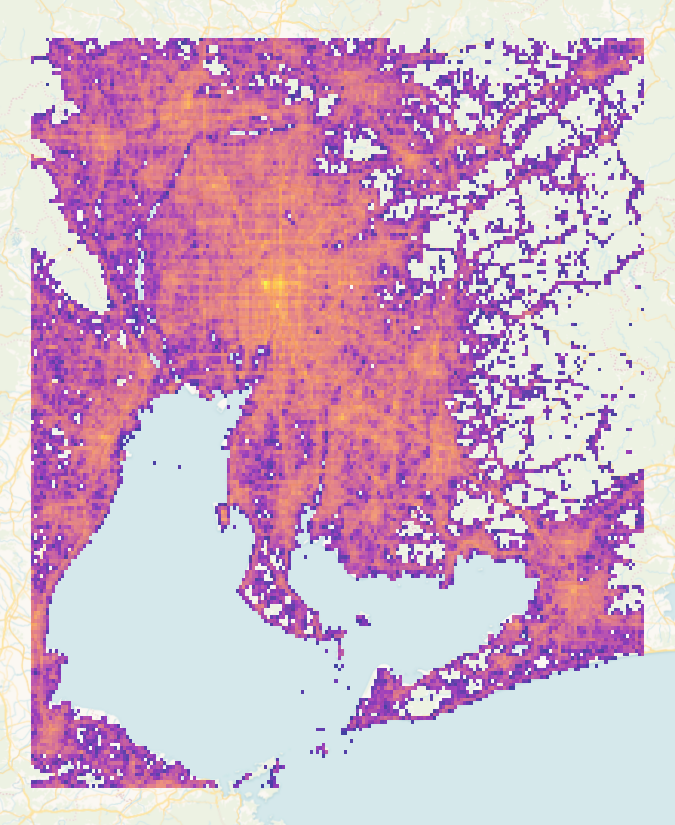
#> input picture figures/activity_count_log_on_map_2449.png, 675 x 825 px, given in place of large.png, which was not available
$ jupyter execute --allow-errors generate_grid.ipynb
#> lines starting #> are read from the running program, lines starting #| are printed output that depends on the picture; after the words box and inside, x2 and y2 are one past the last pixel; in counts of white or black regions, pixels touching at a corner belong together; pictures that were not available may be replaced by others from this repository, and a replacement may not be noted
[cell 1]
from pathlib import Path

import cv2
import geopandas as gpd
import matplotlib.pyplot as plt
import numpy as np
import osmnx as ox
import yaml
from shapely import Point, Polygon

ox.settings.use_cache = True
ox.settings.log_console = False

#> (the rest of this cell did not finish here and is left out)

[cell 2]
CRS = 2449  # Japan Plane Rectangular CS VII

rx = 500
ry = 500
STRETCH = True

[cell 3]
stretch_suffix = "unstretched"
if STRETCH:
    stretch_suffix = ""
path = f"../figures/{CRS}/{stretch_suffix}"
Path(path).mkdir(parents=True, exist_ok=True)

#> (a cell that did not finish here is left out)

#> (a cell that did not finish here is left out)

#> (a cell that did not finish here is left out)

#> (a cell that did not finish here is left out)

#> (a cell that did not finish here is left out)

[cell 9]
# based on https://stackoverflow.com/a/18075751/4737417
large_image = cv2.imread(f"{path}/large.png")
#> large_image is the input picture: shape (825, 675, 3); mean B, G, R 197.2, 172.4, 207.9
small_image = cv2.imread("../figures/activity_cut_200.png")
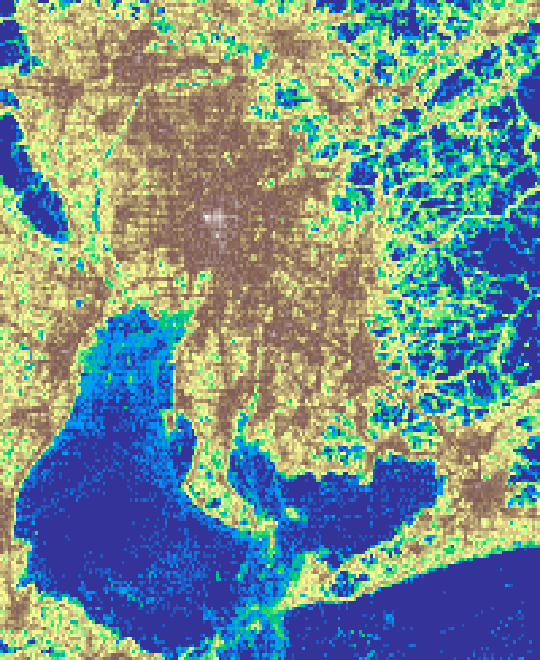
#> input picture figures/activity_terrain_2449.png, 540 x 660 px, given in place of activity_cut_200.png, which was not available
#> small_image is the input picture: shape (660, 540, 3); mean B, G, R 140.9, 144.4, 117.6
result_a = cv2.matchTemplate(large_image, small_image, cv2.TM_CCOEFF_NORMED)
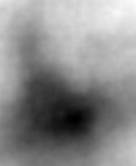
#> result_a: shape (166, 136) float32; min -0.135, max 0.0301, mean -0.0453; drawn with min black and max white
print(np.unravel_index(result_a.argmax(), result_a.shape))
#| (0, 135)


bg = large_image.copy()
method = cv2.TM_SQDIFF_NORMED
result = cv2.matchTemplate(small_image, bg, method)
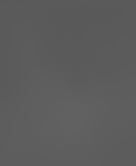
#> result: shape (166, 136) float32; min 0.351, max 0.384, mean 0.364

# We want the minimum squared difference
mn, _, mnLoc, _ = cv2.minMaxLoc(result)
#> mn = 0.351; mnLoc = (83, 18)

# Draw the rectangle:
# Extract the coordinates of our best match
MPx, MPy = mnLoc
#> MPx = 83; MPy = 18

# Step 2: Get the size of the template. This is the same size as the match.
trows, tcols = small_image.shape[:2]
#> trows = 660; tcols = 540

# Step 3: Draw the rectangle on large_image
cv2.rectangle(bg, (MPx, MPy), (MPx + tcols, MPy + trows), (0, 0, 255), 2)
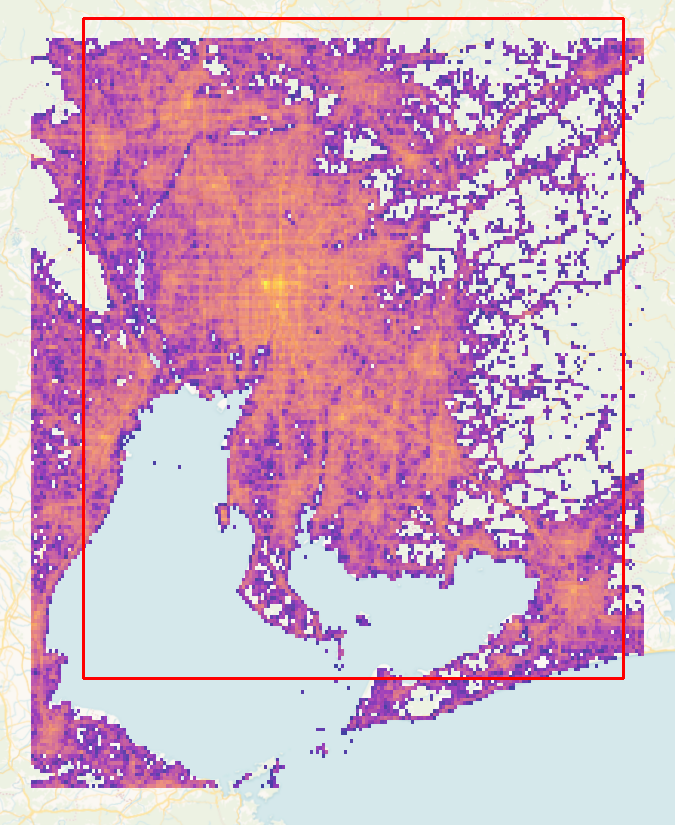
#> bg: shape (825, 675, 3); 1.29% of pixels changed, all inside (x1, y1, x2, y2) = (82, 17, 625, 680)


#> (the rest of this cell did not finish here and is left out)
